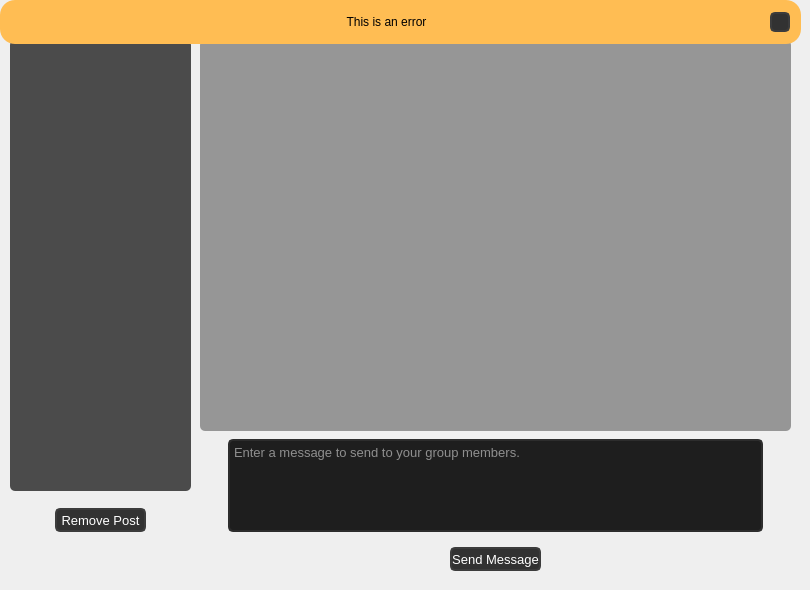
    <widget class="QWidget" name="forums_tab">
     <property name="styleSheet">
      <string notr="true">QWidget#forums_tab{
background-color: rgb(100,100,100);

}</string>
     </property>
     <attribute name="title">
      <string>Forums</string>
     </attribute>
     <widget class="QWidget" name="horizontalLayoutWidget_6">
      <property name="geometry">
       <rect>
        <x>200</x>
        <y>0</y>
        <width>591</width>
        <height>51</height>
       </rect>
      </property>
      <layout class="QHBoxLayout" name="horizontalLayout_7">
       <item>
        <widget class="QLabel" name="forum_group_label">
         <property name="font">
          <font>
           <pointsize>14</pointsize>
          </font>
         </property>
         <property name="text">
          <string>Talking in Group:</string>
         </property>
         <property name="alignment">
          <set>Qt::AlignRight|Qt::AlignTrailing|Qt::AlignVCenter</set>
         </property>
        </widget>
       </item>
       <item>
        <widget class="QLabel" name="group_in_label">
         <property name="font">
          <font>
           <pointsize>14</pointsize>
          </font>
         </property>
         <property name="text">
          <string>Pick a group</string>
         </property>
        </widget>
       </item>
      </layout>
     </widget>
     <widget class="QWidget" name="widget" native="true">
      <property name="geometry">
       <rect>
        <x>190</x>
        <y>430</y>
        <width>611</width>
        <height>151</height>
       </rect>
      </property>
      <layout class="QVBoxLayout" name="verticalLayout_3">
       <item>
        <layout class="QHBoxLayout" name="horizontalLayout_13">
         <item>
          <widget class="QTextEdit" name="message_edit">
           <property name="maximumSize">
            <size>
             <width>535</width>
             <height>93</height>
            </size>
           </property>
           <property name="font">
            <font>
             <pointsize>10</pointsize>
            </font>
           </property>
           <property name="styleSheet">
            <string notr="true">QTextEdit {
	border: 2px solid rgb(45, 45, 45);
	border-radius: 5px;
	background-color: rgb(30, 30, 30);	
	color: rgb(255,255,255);
}
QTextEdit:hover {
	border: 2px solid rgb(55, 55, 55);
}
QTextEdit:focus {
	border: 2px solid rgb(207, 138, 0);	
	color: rgb(255, 255, 255);
}</string>
           </property>
           <property name="placeholderText">
            <string>Enter a message to send to your group members.</string>
           </property>
          </widget>
         </item>
        </layout>
       </item>
       <item>
        <layout class="QHBoxLayout" name="horizontalLayout_14">
         <item>
          <widget class="QPushButton" name="message_button">
           <property name="minimumSize">
            <size>
             <width>91</width>
             <height>24</height>
            </size>
           </property>
           <property name="maximumSize">
            <size>
             <width>91</width>
             <height>24</height>
            </size>
           </property>
           <property name="font">
            <font>
             <pointsize>10</pointsize>
            </font>
           </property>
           <property name="styleSheet">
            <string notr="true">QPushButton {	
	background-color: rgb(50, 50, 50);
	border: 2px solid rgb(60, 60, 60);
	border-radius: 5px;
	color:white
}
QPushButton:hover {	
	background-color: rgb(60, 60, 60);
	border: 2px solid rgb(70, 70, 70);
}
QPushButton:pressed {	
	background-color:rgb(255, 170, 0);
	border: 2px solid rgb(207, 138, 0);
	color: rgb(35, 35, 35);
}</string>
           </property>
           <property name="text">
            <string>Send Message</string>
           </property>
          </widget>
         </item>
        </layout>
       </item>
      </layout>
     </widget>
     <widget class="QLabel" name="forum_groups_label">
      <property name="geometry">
       <rect>
        <x>10</x>
        <y>10</y>
        <width>181</width>
        <height>31</height>
       </rect>
      </property>
      <property name="font">
       <font>
        <pointsize>14</pointsize>
       </font>
      </property>
      <property name="text">
       <string>Groups</string>
      </property>
      <property name="alignment">
       <set>Qt::AlignCenter</set>
      </property>
     </widget>
     <widget class="QTreeView" name="forum_tree">
      <property name="geometry">
       <rect>
        <x>10</x>
        <y>40</y>
        <width>181</width>
        <height>451</height>
       </rect>
      </property>
      <property name="styleSheet">
       <string notr="true">QWidget#forum_tree{
background-color: rgb(75,75,75);
border-radius:5px;
border:0px;
color:white
}</string>
      </property>
     </widget>
     <widget class="QFrame" name="forums_bar">
      <property name="enabled">
       <bool>true</bool>
      </property>
      <property name="geometry">
       <rect>
        <x>0</x>
        <y>0</y>
        <width>801</width>
        <height>44</height>
       </rect>
      </property>
      <property name="minimumSize">
       <size>
        <width>801</width>
        <height>44</height>
       </size>
      </property>
      <property name="maximumSize">
       <size>
        <width>801</width>
        <height>44</height>
       </size>
      </property>
      <property name="frameShape">
       <enum>QFrame::NoFrame</enum>
      </property>
      <property name="frameShadow">
       <enum>QFrame::Raised</enum>
      </property>
      <widget class="QFrame" name="forums_error_frame">
       <property name="geometry">
        <rect>
         <x>0</x>
         <y>0</y>
         <width>801</width>
         <height>44</height>
        </rect>
       </property>
       <property name="minimumSize">
        <size>
         <width>801</width>
         <height>44</height>
        </size>
       </property>
       <property name="maximumSize">
        <size>
         <width>801</width>
         <height>44</height>
        </size>
       </property>
       <property name="styleSheet">
        <string notr="true">QFrame{
background-color: rgb(255, 189, 83);
border-radius: 15px;

}
</string>
       </property>
       <property name="frameShape">
        <enum>QFrame::StyledPanel</enum>
       </property>
       <property name="frameShadow">
        <enum>QFrame::Raised</enum>
       </property>
       <layout class="QHBoxLayout" name="horizontalLayout_19">
        <item>
         <widget class="QLabel" name="forums_error_label">
          <property name="minimumSize">
           <size>
            <width>755</width>
            <height>24</height>
           </size>
          </property>
          <property name="maximumSize">
           <size>
            <width>755</width>
            <height>24</height>
           </size>
          </property>
          <property name="styleSheet">
           <string notr="true">QLabel{
background-color:rgb(255, 189, 83);
border-radius:5px;
}</string>
          </property>
          <property name="text">
           <string>This is an error</string>
          </property>
          <property name="alignment">
           <set>Qt::AlignCenter</set>
          </property>
         </widget>
        </item>
        <item>
         <widget class="QPushButton" name="forums_close_popup_button">
          <property name="minimumSize">
           <size>
            <width>20</width>
            <height>20</height>
           </size>
          </property>
          <property name="maximumSize">
           <size>
            <width>20</width>
            <height>20</height>
           </size>
          </property>
          <property name="font">
           <font>
            <pointsize>8</pointsize>
           </font>
          </property>
          <property name="styleSheet">
           <string notr="true">QPushButton {	
	background-color: rgb(50, 50, 50);
	border: 2px solid rgb(60, 60, 60);
	border-radius: 5px;
}
QPushButton:hover {	
	background-color: rgb(60, 60, 60);
	border: 2px solid rgb(70, 70, 70);
}
QPushButton:pressed {	
	background-color: rgb(255, 189, 83);
	border: 2px solid rgb(255, 165, 24);	
	color: rgb(35, 35, 35);
}</string>
          </property>
          <property name="text">
           <string/>
          </property>
          <property name="icon">
           <iconset>
            <normaloff>../GitHub/CMSC-447---Pinguin---UMBC/Application/GUI/Images/cil-x.png</normaloff>../GitHub/CMSC-447---Pinguin---UMBC/Application/GUI/Images/cil-x.png</iconset>
          </property>
         </widget>
        </item>
       </layout>
      </widget>
     </widget>
     <widget class="QListWidget" name="forum_view">
      <property name="geometry">
       <rect>
        <x>200</x>
        <y>40</y>
        <width>591</width>
        <height>391</height>
       </rect>
      </property>
      <property name="styleSheet">
       <string notr="true">QListWidget{
background-color: rgb(150, 150, 150);
border-radius:5px;
border:0px;
color:white
}</string>
      </property>
     </widget>
     <widget class="QWidget" name="widget_2" native="true">
      <property name="geometry">
       <rect>
        <x>10</x>
        <y>490</y>
        <width>181</width>
        <height>61</height>
       </rect>
      </property>
      <layout class="QVBoxLayout" name="verticalLayout_6">
       <item>
        <layout class="QHBoxLayout" name="horizontalLayout_8">
         <item>
          <widget class="QPushButton" name="delete_post_button">
           <property name="minimumSize">
            <size>
             <width>91</width>
             <height>24</height>
            </size>
           </property>
           <property name="maximumSize">
            <size>
             <width>91</width>
             <height>24</height>
            </size>
           </property>
           <property name="font">
            <font>
             <pointsize>10</pointsize>
            </font>
           </property>
           <property name="styleSheet">
            <string notr="true">QPushButton {	
	background-color: rgb(50, 50, 50);
	border: 2px solid rgb(60, 60, 60);
	border-radius: 5px;
	color:white
}
QPushButton:hover {	
	background-color: rgb(60, 60, 60);
	border: 2px solid rgb(70, 70, 70);
}
QPushButton:pressed {	
	background-color:rgb(255, 170, 0);
	border: 2px solid rgb(207, 138, 0);
	color: rgb(35, 35, 35);
}</string>
           </property>
           <property name="text">
            <string>Remove Post</string>
           </property>
          </widget>
         </item>
        </layout>
       </item>
      </layout>
     </widget>
     <zorder>horizontalLayoutWidget_6</zorder>
     <zorder>widget</zorder>
     <zorder>forum_groups_label</zorder>
     <zorder>forum_tree</zorder>
     <zorder>forum_view</zorder>
     <zorder>forums_bar</zorder>
     <zorder>widget_2</zorder>
    </widget>
